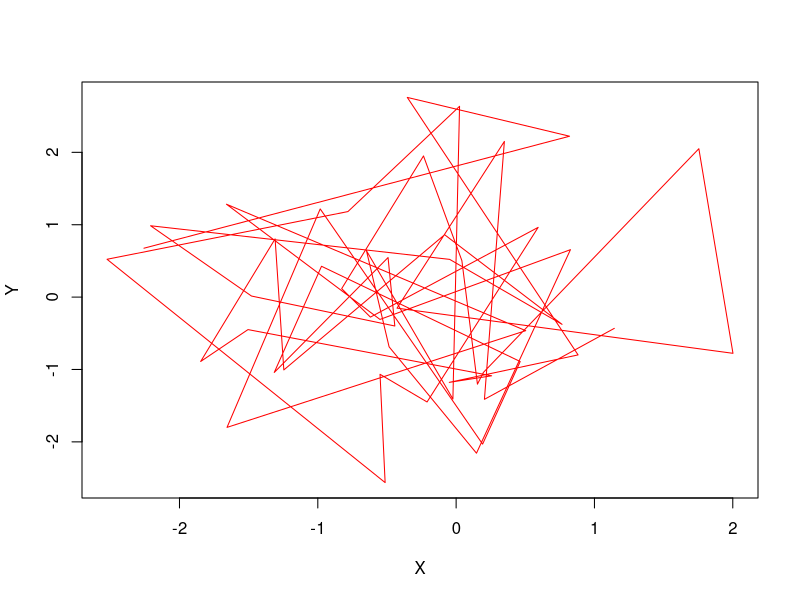
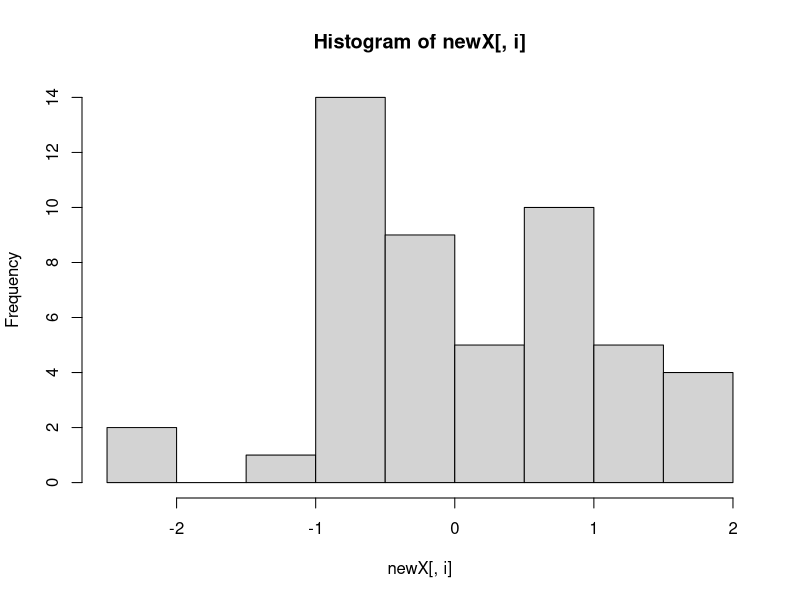
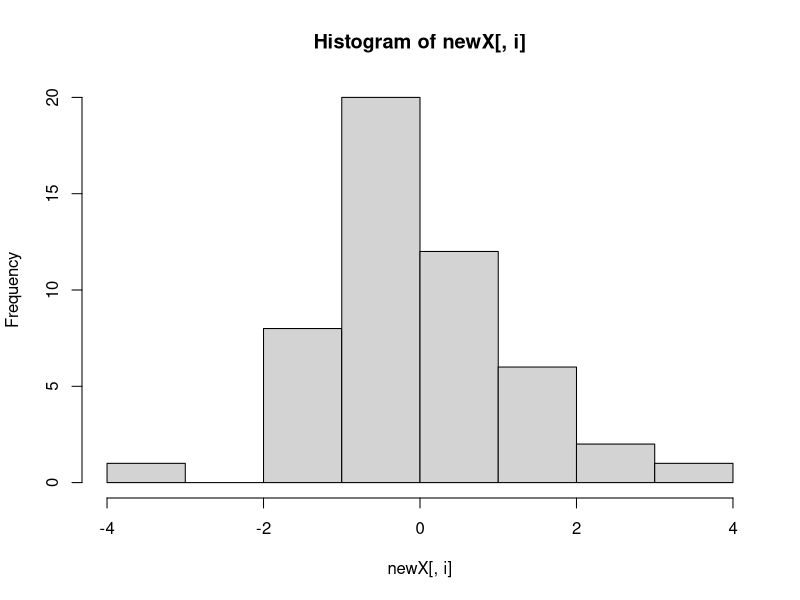
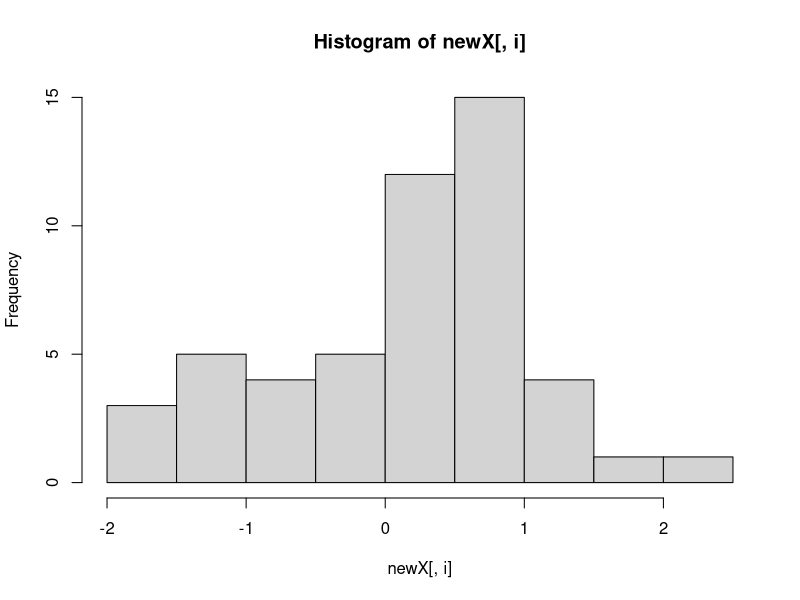
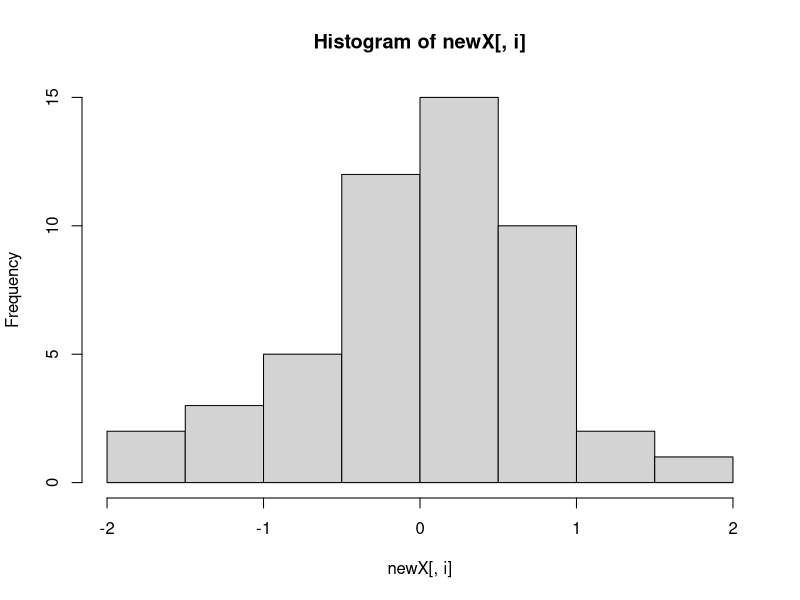
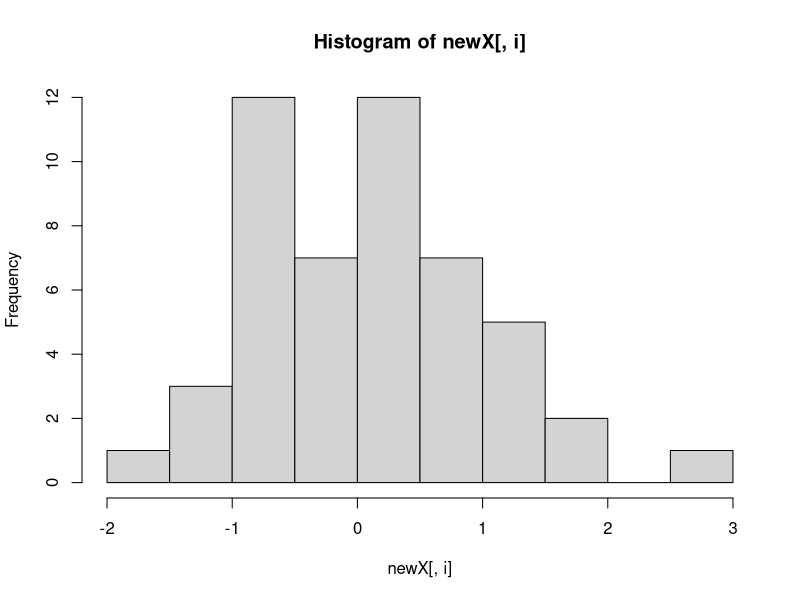
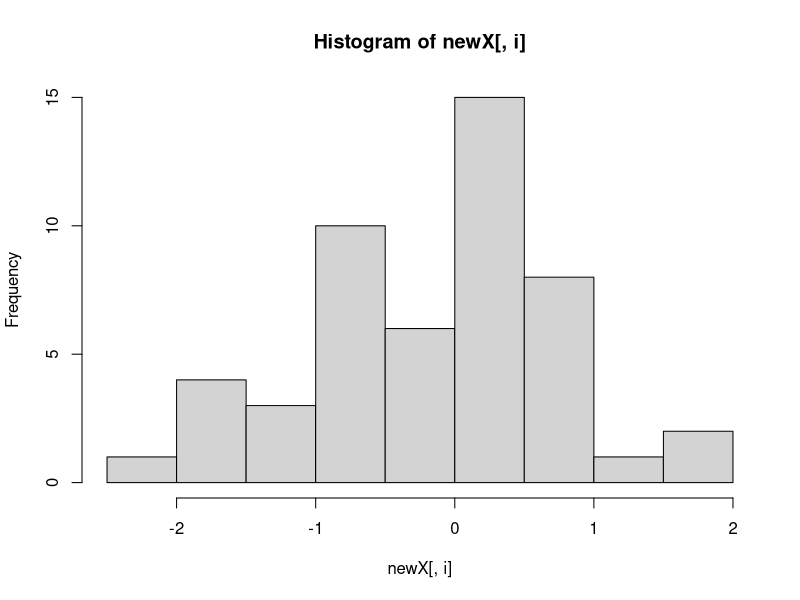
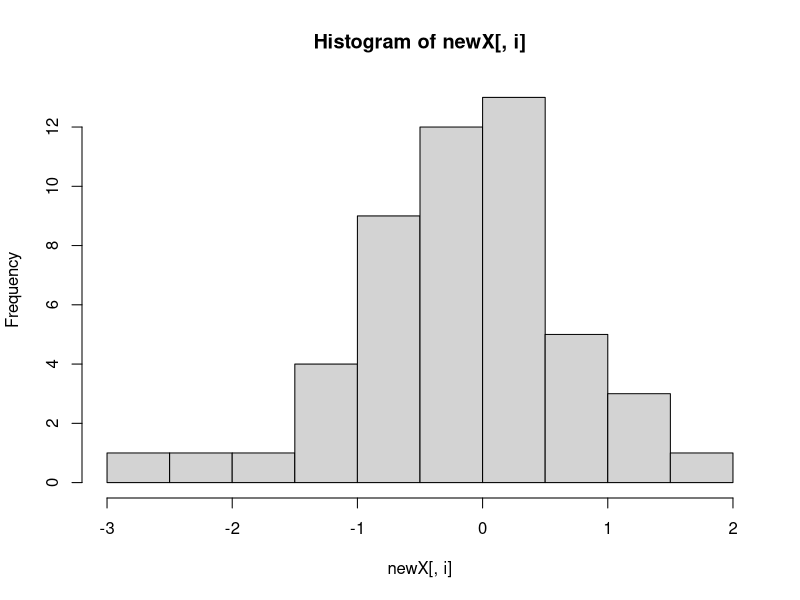

Here is the R script that generated these plots, in order: (Note: this script raises an error after producing the figures.)
#Slide 1
#1
matr<-matrix(rnorm(2500),nrow =  50,ncol = 50)
#2
plot(matr[,which.min(apply(matr,2,mean))],
     matr[,which.max(apply(matr,2,sd))],col="red",type="l",xlab = "X", ylab = "Y")
#3
x<-1
y<-1
(x+y)%%2==0
#4
x1<-1
y1<-1
x2<-3
y2<-2
(x1==x2)||(y1==y2)||((x1-x2)==(y1-y2))

#slide 3
#1
mas<-rnorm(100,10,6)
cut(mas,breaks=c(min(mas),mean(mas)-2*sd(mas),mean(mas)+2*sd(mas), 
                 max(mas)), labels = c("First","Second","Third"),
    include.lowest = T)
#2
my_seq<-function(a,b){
  return(list(seq=a:b,num=b-a-1))
  }
my_seq(1,15)
#3
my_n<-function(N){
  a<-0
  while(N>1){
    a<-a*10+N%%10
    N<-N%/%10
  }
  return(a)
}
my_n(342124)
#4
my_mas<-function(m){
  for(i in 1:length(m)){
    if (m[i]>mean(m)){
      m[i]<-m[i]-18
    }
  }
  return(m)
}
my_mas(mas)
#5
apply(matr,2,hist)
#6
my_n<-function(N){
  if (N==2) return(F)
  for(i in 2:(N-1)){
    if (N%%i==0) return (F)
  }
  return(T)
}

#slide 5
#1
df<-read.csv("DataDay2.csv",sep=";",dec = ",")
#2
str(df)
#3
names(df)[4]<-"Population"
summary(df)
df$GDP.per.capita<-abs(df$GDP.per.capita)
df$Area<-abs(df$Area)
#4
apply(df[,3:6],2,hist)
apply(df[,3:6],2,boxplot)
#5
df$Density<-df$Population/df$Area

#------
#1
sum(as.integer(is.na(df)))

tdf<-apply(df[,3:6],2,function(x){x[is.na(x)]<-mean(x,na.rm = T);return(x)})
df[,3:6]<-tdf
#2
df[df$GDP.per.capita==max(df$GDP.per.capita),][1]
df[df$Area==min(df$Area),][1]
#3
df%>%group_by(Region)%>%summarise(mean=mean(Area))%>%arrange(mean)
#4
df%>%group_by(Area)%>%summarise(num=n())%>%arrange(desc(num))
df%>%filter(Region=="Europe & Central Asia")%>%group_by(Area)%>%summarise(num=n())%>%arrange(desc(num))
#5
df%>%group_by(Region)%>%summarise(mean=mean(GDP.per.capita),median=median(GDP.per.capita))
#6
df%>%arrange(GDP.per.capita)%>%select(Country.Name)%>%head(5)
df%>%arrange(GDP.per.capita)%>%select(Country.Name)%>%tail(5)
df%>%arrange(CO2.emission)%>%select(Country.Name)%>%head(5)
df%>%arrange(CO2.emission)%>%select(Country.Name)%>%tail(5)
